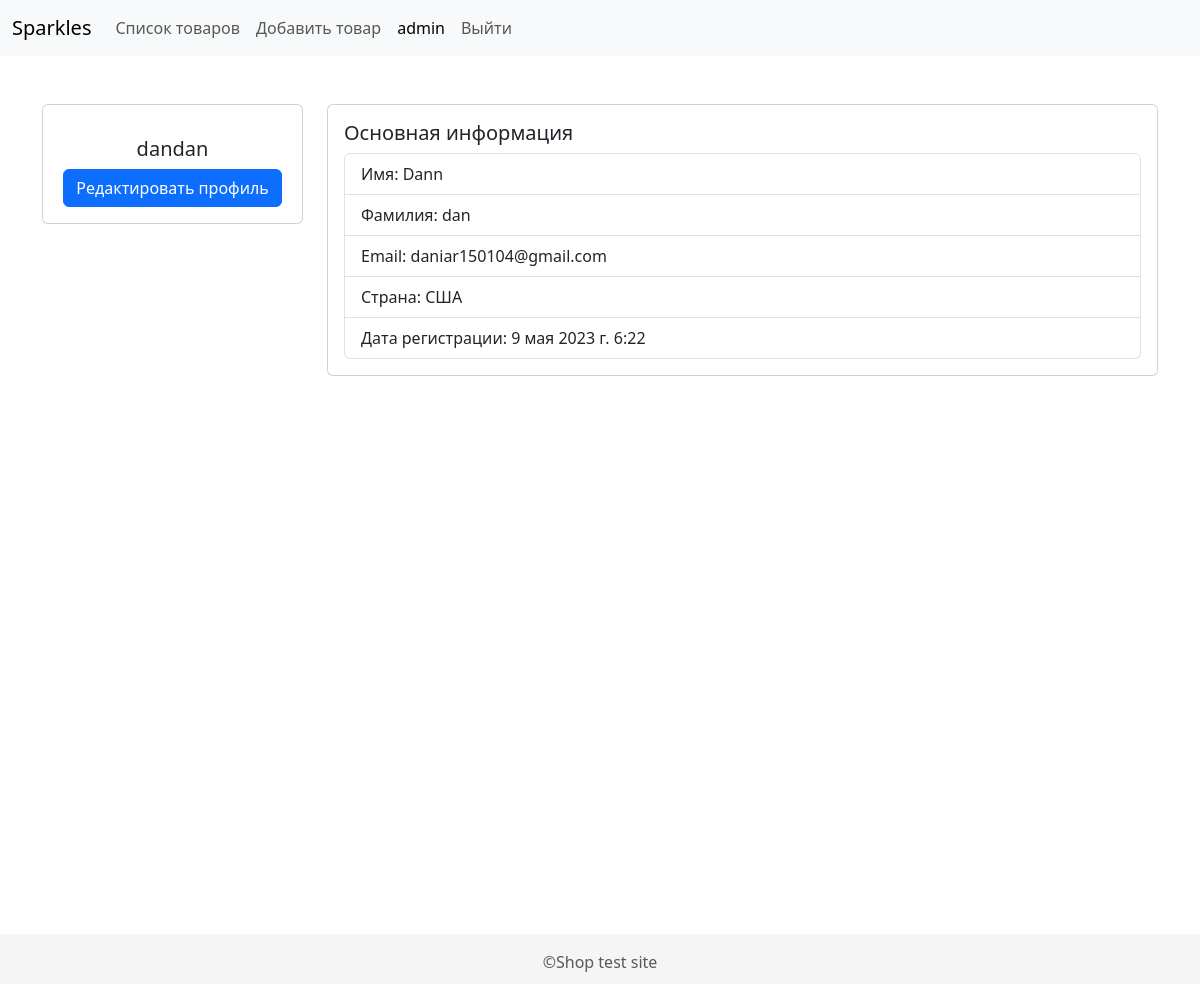
Screenshot of /users/profile/dandan/ (signed in) with the database file from the repository.
### users/models.py (models this page shows, shortened)
class User(AbstractUser):
    country = models.CharField(blank=True, max_length=100, verbose_name='Страна',  choices=COUNTRY_CHOICES)
    class Meta:
        verbose_name = 'Пользователь'
        verbose_name_plural = 'Пользователи'
    def __str__(self):
        return self.username

### users/views.py (the view)
# urls.py: path('profile/<slug:username>/', ProfileView.as_view(), name='profile'),
class ProfileView(DetailView):
    model = User
    template_name = 'users/profile.html'
    context_object_name = 'user'
    slug_field = 'username'
    slug_url_kwarg = 'username'

### users/templates/users/profile.html (shortened to what this page needs)
{% extends 'base.html' %}
{% block content %}
    <div class="row">
      <div class="col-md-3">
        <div class="card mb-3">
          <div class="card-body text-center">
            <h5 class="card-title mt-3">{{ user.username }}</h5>
            <div class="mt-2">
              <a href="{% url 'users:update' user.username %}" class="btn btn-primary btn-block">Редактировать профиль</a>
            </div>
          </div>
        </div>
      </div>
      <div class="col-md-9">
        <div class="card mb-3">
          <div class="card-body">
            <h5 class="card-title">Основная информация</h5>
            <ul class="list-group">
              <li class="list-group-item">Имя: {{ user.first_name }}</li>
              <li class="list-group-item">Фамилия: {{ user.last_name }}</li>
              <li class="list-group-item">Email: {{ user.email }}</li>
              <li class="list-group-item">Страна: {{ user.country }}</li>
              <li class="list-group-item">Дата регистрации: {{ user.date_joined }}</li>
            </ul>
          </div>
        </div>
      </div>
    </div>
{% endblock %}

### users/templates/nav.html
<nav class="navbar navbar-expand-lg bg-body-tertiary">
  <div class="container-fluid">
    <a class="navbar-brand" href="#">
        Sparkles
    </a>
    <div class="collapse navbar-collapse" id="navbarSupportedContent">
      <ul class="navbar-nav me-auto mb-2 mb-lg-0">
        {% for link in nav_links %}
        <li class="nav-item">
          <a class="nav-link {% if link.is_active %}active {% endif %}" href="{% if link.url == 'users:profile' %} {% url link.url request.user.username %} {% else %} {% url link.url %} {% endif %}">
              {{ link.label }}
          </a>
        </li>
        {% endfor %}
      </ul>
    </div>
  </div>
</nav>

### users/static/users/css/style.css (style rules this page uses)
html, body { height: 100%; }

### rows the page displays
User: label "admin"
User: username "dandan", first_name "Dann", last_name "dan", email "daniar150104@gmail.com", country "США", date_joined "9 мая 2023 г. 6:22"

### other values shown
{{ link.label }} "Список товаров" "Добавить товар" "Выйти"
